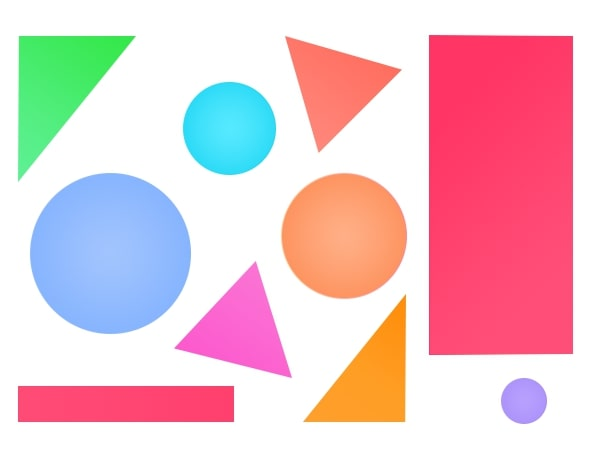
#> input picture 1. Shape Detection/img/shapes.jpg, 600 x 450 px
$ jupyter execute Shapes.ipynb
#> lines starting #> are read from the running program, lines starting #| are printed output that depends on the picture; after the words box and inside, x2 and y2 are one past the last pixel; in counts of white or black regions, pixels touching at a corner belong together
# Shape Detection with OpenCV

This notebook demonstrates how simple geometric shapes such as squares, triangles and circles in an image can be detected using the <b>OpenCV</b> library in Python.

To get started, you must have the following requirements installed:

1. `opencv-python` - the official Python implementation of the OpenCV library
2. `numpy` - for loading images as arrays
3. `matplotlib` - for displaying results graphically
4. `notebook` - to run this notebook in a Jupyter server

It is recommended to have a virtual environment to isolate these requirements from the rest of your system. This can be done using Python's `virtualenv` package.

First, open a <b>Terminal</b> (<b>Command Prompt</b> on Windows) in the same folder as this notebook and create a virtual environment:

```shell
python3 -m venv env
```

Next, activate the virtual environment. For Windows users:

```shell
.\env\Scripts\activate
```

For Linux and MacOS users:

```shell
source env/bin/activate
```

Now you can safely install the above requirements in your virtual environment:

```shell
pip install opencv-python numpy matplotlib notebook
```

After installation is complete, launch the Jupyter server to edit this notebook:

```shell
jupyter notebook
```

## Getting Started

The following imports are necessary to work with this notebook:

[cell 1]
# imports

import cv2                         # opencv-python
import numpy as np                 # numpy
import matplotlib.pyplot as plt    # matplotlib

You can check whether `opencv-python` has been installed properly in your virtual environment:

[cell 2]
# check opencv-python installation
print(f"Version of OpenCV installed: {cv2.__version__}")

Now that everything is ready, we can load the image to be processed from our disk.

[cell 3]
# load image from disk
img = cv2.imread("./img/shapes.jpg")
#> img is the input picture: shape (450, 600, 3); mean B, G, R 204.7, 196.5, 234.6

# display the loaded image
plt.imshow(img)

The `imread()` function from the `opencv-python` library returns a Numpy array, which is now stored in `img`.

## Image Preprocessing

After loading the image, we can process it using various methods to help accurately identify the shapes in it.

### 1. Grayscale Conversion

A common step of preprocessing done during image processing is <b>converting images to grayscale</b>. Grayscale images only have one channel which stores the <b>intensity</b> (brightness) of each pixel.

1. <b>Simplicity</b> - grayscale images are simpler to process than color images, since they only have one value (intensity) per pixel, instead of three values (R, G, B) as in color images.
2. <b>Reduced Complexity</b> - the simplicity of grayscale images results in requiring less computational power (less memory and time consumption) to process them.
3. <b>Feature Extraction</b> - grayscale images are more effective for algorithms that require feature extraction and analysis, such as edge detection, object recognition etc.

[cell 4]
# convert the original image from the BGR (Blue, Green, Red) color space to grayscale

gray = cv2.cvtColor(img, cv2.COLOR_BGR2GRAY)
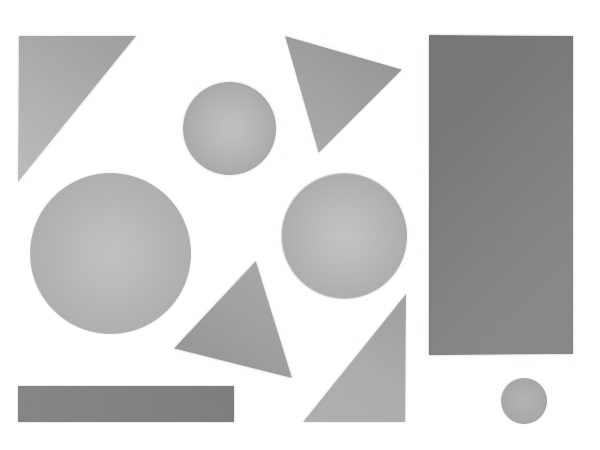
#> gray: shape (450, 600); min 113, max 255, mean 208.9
plt.imshow(gray)

### 2. Gaussian Blur

Gaussian blur is a type of image-blurring filter that uses a Gaussian distribution to calculate the weighted average of neighbouring pixels. Here is a simpler explanation of what happens in Gaussian blur:

<i>Imagine each pixel in your image as a tiny dot. When you apply Gaussian blur, each dot gets blended with its nearby dots, and the color of each dot becomes a weighted average of its neighbors. This "blurring" effect helps to reduce noise, soften details, and make the image look smoother.</i>

[cell 5]
# apply a Gaussian blur to the grayscale image
blurred = cv2.GaussianBlur(gray, (5, 5), 0)
plt.imshow(blurred)

The `(5, 5)` argument passed into the `GaussianBlur()` function denotes the <b>kernel size</b>. Think of this as the size of the "paintbrush" 🖌️ used to blend the pixels together. A larger "paintbrush" (larger kernel) means more blending. For most scenarios, a `(5, 5)` kernel size is enough.

The `0` argument denotes the <b>standard deviation</b> (σ) in the Gaussian distribution. It works as follows:

1. A low standard deviation leads to a more "localized" blending effect. The blur is more focused on nearby pixels, and the image retains many of its fine details.
2. A high standard deviation leads to a more "extensive" blending effect. The fine details of the image are lost, and a smoother image is produced.

The standard deviation allows us to <b>control the trade-off</b> between reducing noise and preserving details in the image.

### 3. Canny Edge Detection

Further preprocessing can be done on the image using the `cv2.Canny()` function, which is used to implement Canny edge detection.

This is a popular <b>edge detection</b> algorithm that can be used to detect edges in images where rapid intensity changes can be noticed. In simpler terms, these are edges where the color of pixels change abruptly (e.g. the edges of the shapes, where the color changes between the image and the background).

The `cv2.Canny()` function takes in three parameters:

1. The <b>input image</b>
2. The <b>lower threshold</b> - this is used to identify <b>faint changes in intensity</b>. Pixels with gradients (changes in intensity) below this threshold are not considered as edges.
3. The <b>upper threshold</b> - this is used to identify <b>strong changes in intensity</b>. Pixels with gradients (changes in intensity) above this threshold are considered strong edges.

[cell 6]
# create the edge map for the image using Canny edge detection

edges = cv2.Canny(blurred, 50, 150)
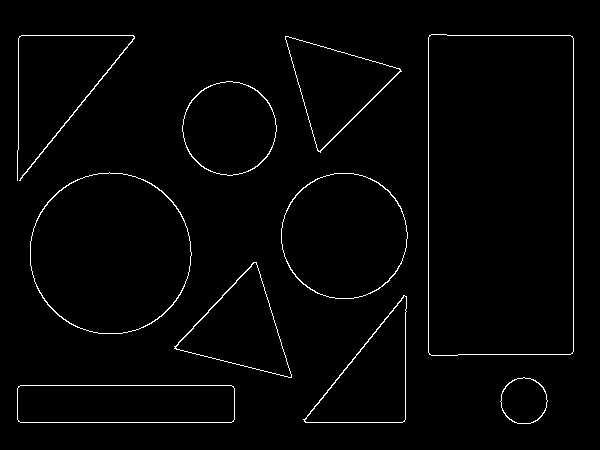
#> edges: shape (450, 600); 1.8% white in thin lines or dots, all inside (x1, y1, x2, y2) = (17, 34, 574, 424)
plt.imshow(edges)

### 4. Thresholding

Thresholding is an image processing technique where pixel values are updated to specific values based on whether their intensity is below or above a certain <b>threshold</b>.

The `cv2.threshold()` function takes in the following parameters:

1. The <b>input image</b> - this must be a <b>grayscale</b> image.
2. The <b>threshold</b> - pixels with intensities lower than this value will be set to 0 (black).
3. The <b>maximum value</b> - pixels with intensities above the threshold will be set to this value.
4. The <b>type of thresholding</b> - here, basic thresholding is usually done by `cv2.THRESH_BINARY` (binary thresholding), where the pixels in the image will be either 0 or the maximum value.

This function returns two values:

1. A return code indicating the <b>type of thresholding</b> applied. This is not necessary in most cases, so we can set this to a throwaway variable (`_`).
2. The <b>thresholded image</b>.

[cell 7]
# threshold the grayscale image

_, thresh = cv2.threshold(gray, 200, 255, cv2.THRESH_BINARY)
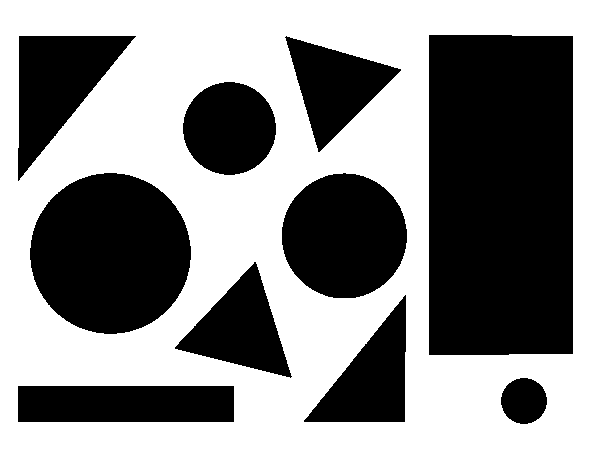
#> thresh: shape (450, 600); 54.7% white; 10 black regions, largest, box (x1, y1, x2, y2) and area: (429, 35, 573, 355) 45955, (30, 173, 191, 334) 20247, (282, 173, 407, 298) 12257
plt.imshow(thresh)

### 5. Contour Identification

Contours are the continuous curves or boundaries that form the <b>outlines of objects</b> in an image.

Contours have a wide range of applications in image processing and computer vision:
1. Object recognition
2. Shape analysis
3. Image segmentation etc.

The various properties of contours, such as area, perimeter, and orientation, can provide valuable information about the objects they represent.

`cv2.findContours()` is a function that identifies and returns contours in a <b>binary image</b>. It has three main parameters:

1. The <b>input image</b> - this must be a binary image
2. The </b>retrieval mode</b> - this specifies how the contours will be found. For example, `cv2.RETR_EXTERNAL` only retrieves the outermost contours. Any contours inside them are ignored.
3. The <b>approximation method</b> - this specifies the level of detail in the contours. For example, `cv2.CHAIN_APPROX_SIMPLE` compresses horizontal, vertical and diagonal segments and leaves only their end points. This makes storing contours efficient when the image is not too detailed.

This function returns two values:

1. <b>Contours</b> - a Python list containing the coordinates of the points that make up each contour, i.e. each contour is represented as a list of points.
2. <b>Heirarchy</b> - this describes the relationships between the contours. For simple scenarios like this image (where only external contours are considered), the heirarchy can be ignored (stored in a throwaway variable `_`).

[cell 8]
# find contours in the binary image
contours, _ = cv2.findContours(thresh, cv2.RETR_EXTERNAL, cv2.CHAIN_APPROX_SIMPLE)
#> contours = [[[0, 0], [0, 449], [599, 449], [599, 0]]]
print(contours)
#| [array([[[  0,   0]],
#|        [[  0, 449]],
#|        [[599, 449]],
#|        [[599,   0]]], dtype=int32)]

Next, we can map these contours onto the original image. For this, we use the `cv2.drawContours()` function.

This function takes in the following parameters:

1. The <b>input image</b> - in this case, the original image (the `img` variable from above).
2. The list of <b>contours</b> obtained - stored in the `contours` variable.
3. The <b>index</b> of the contour(s) to be drawn - to draw all contours in the list, use `-1`.
4. The <b>color</b> of the contours drawn - for example, `(0, 255, 0)` draws green contours on the image.
5. The <b>thickness</b> of the contour lines, specified by an integer.

[cell 9]
# draw contours on the original image
cv2.drawContours(img, contours, -1, (0, 255, 0), 3)
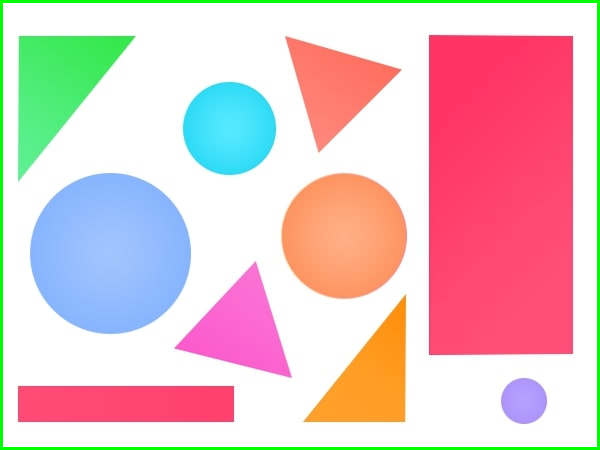
#> img: shape (450, 600, 3); 2.32% of pixels changed, all inside (x1, y1, x2, y2) = (0, 0, 600, 450)

The image with the contours is depicted below.

[cell 10]
# draw the original image (after applying contours)
plt.imshow(img)

## Object Detection

Using the above-mentioned preprocessing steps, we can now identify shapes in an image.

Consider the below function where we detect triangles in an input image.

[cell 11]
# function to find triangles in an image

def find_triangles(image_path):
    # load the image from the path
#> called with image_path = './img/shapes.jpg'
    img = cv2.imread(image_path)

    # convert the image to grayscale
    gray = cv2.cvtColor(img, cv2.COLOR_BGR2GRAY)

    # apply Gaussian blur to reduce noise and help contour detection
    blurred = cv2.GaussianBlur(gray, (7, 7), 0)

    # use Canny edge detection to find edges in the image
    edges = cv2.Canny(blurred, 50, 150)
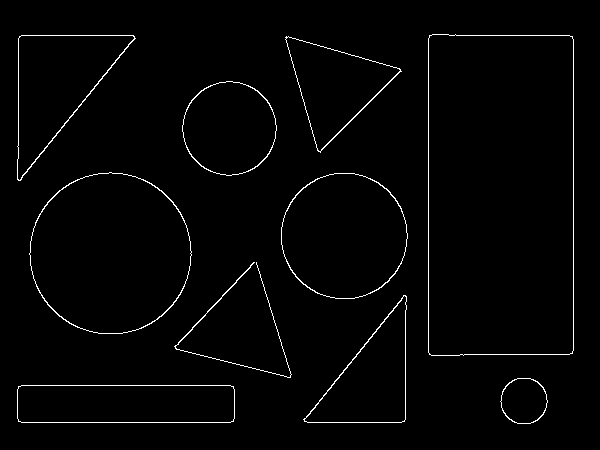
#> edges: shape (450, 600); 1.8% white in thin lines or dots, all inside (x1, y1, x2, y2) = (17, 34, 574, 424)

    # find contours in the edged image
    contours, _ = cv2.findContours(edges, cv2.RETR_EXTERNAL, cv2.CHAIN_APPROX_SIMPLE)
#> contours = 10 contours; largest, box (x1, y1, x2, y2) and area: (428, 34, 574, 356) 46287, (29, 172, 192, 334) 20402, (281, 173, 408, 299) 12443, (17, 35, 136, 181) 8692, (17, 385, 235, 423) 8005

    # iterate through the contours
    for contour in contours:
        # approximate the contour to a polygon
        epsilon = 0.04 * cv2.arcLength(contour, True)
        approx = cv2.approxPolyDP(contour, epsilon, True)

        # if the polygon has 3 vertices, it's a triangle
        if len(approx) == 3:
            # draw a bounding box around the triangle (in red)
            x, y, w, h = cv2.boundingRect(contour)
            cv2.rectangle(img, (x, y), (x + w, y + h), (0, 0, 255), 2)
#> this loop made 10 passes
#> (epsilon, approx, x, y, w, h) on passes 3, 8, 9: (15.97, [[405, 295], [304, 421], [404, 421]], 303, 295, 104, 128), (15.13, [[286, 36], [320, 152], [401, 71]], 285, 36, 117, 117), (18.24, [[133, 35], [19, 36], [18, 180]], 17, 35, 119, 146)
#> epsilon on passes 2, 4, 5, 6, 7: 6.14, 30.11, 16.71, 21.42, 12.42
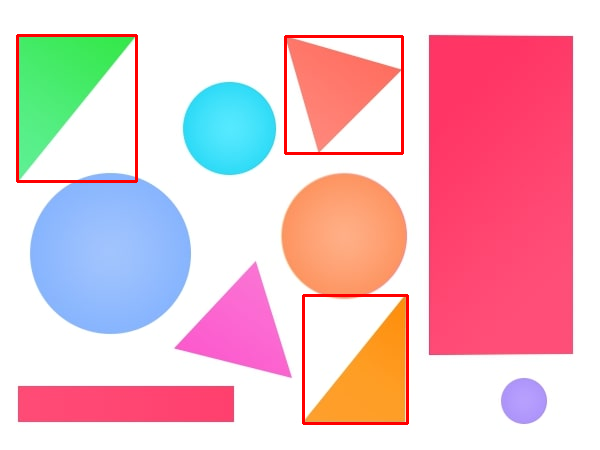
#> img: shape (450, 600, 3); 1.62% of pixels changed, all inside (x1, y1, x2, y2) = (16, 34, 409, 425)

    # convert BGR image to RGB for Matplotlib
    img_rgb = cv2.cvtColor(img, cv2.COLOR_BGR2RGB)

    # plot the image with triangles
    plt.imshow(img_rgb)
    plt.title('Triangles with Bounding Boxes')
    plt.show()
